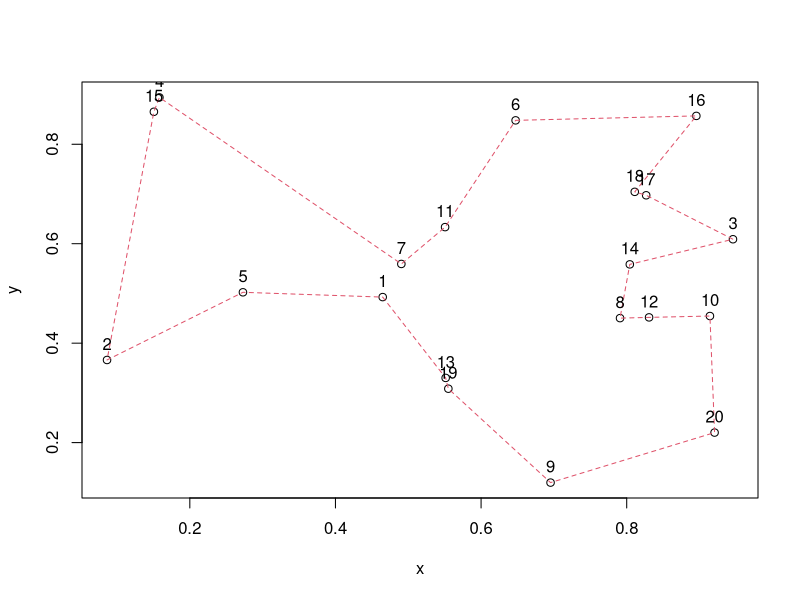
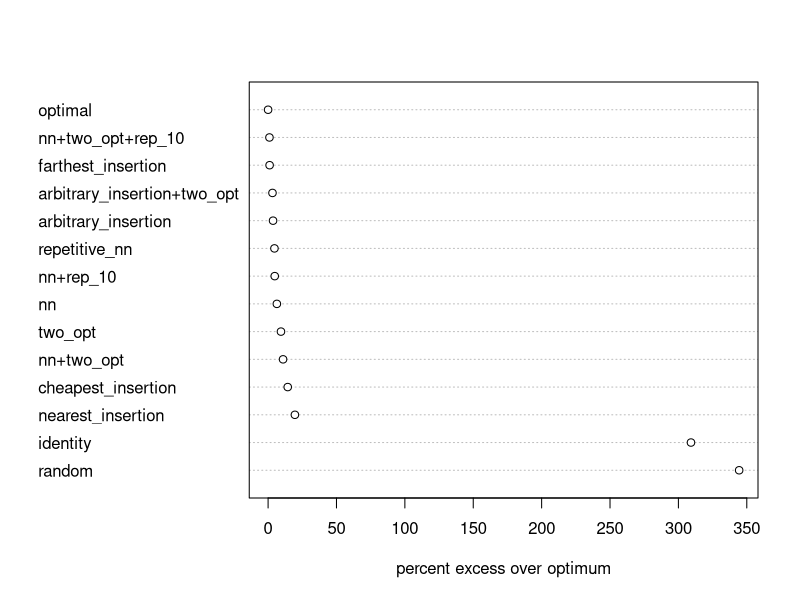

Generate these figures, in order, with R:
library(TSP)


### Name: solve_TSP
### Title: TSP solver interface
### Aliases: solve_TSP solve_TSP.TSP solve_TSP.ATSP
### Keywords: optimize

### ** Examples

## solve a simple Euclidean TSP (using the default method)
etsp <- ETSP(data.frame(x = runif(20), y = runif(20)))
tour <- solve_TSP(etsp)
tour
tour_length(tour)
plot(etsp, tour)


## compare methods
data("USCA50")
USCA50
methods <- c("identity", "random", "nearest_insertion",
  "cheapest_insertion", "farthest_insertion", "arbitrary_insertion",
  "nn", "repetitive_nn", "two_opt")

## calculate tours
tours <- lapply(methods, FUN = function(m) solve_TSP(USCA50, method = m))
names(tours) <- methods

## use the external solver which has to be installed separately
## Not run: 
##D tours$concorde  <- solve_TSP(USCA50, method = "concorde")
##D tours$linkern  <- solve_TSP(USCA50, method = "linkern")
## End(Not run)

## register a parallel backend to perform repetitions in parallel
## Not run: 
##D library(doParallel)
##D registerDoParallel()
## End(Not run)

## add some tours using repetition and two_opt refinements
tours$'nn+two_opt' <- solve_TSP(USCA50, method="nn", two_opt=TRUE)
tours$'nn+rep_10' <- solve_TSP(USCA50, method="nn", rep=10)
tours$'nn+two_opt+rep_10' <- solve_TSP(USCA50, method="nn", two_opt=TRUE, rep=10)
tours$'arbitrary_insertion+two_opt' <- solve_TSP(USCA50)

## show first tour
tours[[1]]

## compare tour lengths
opt <- 14497 # obtained by Concorde
tour_lengths <- c(sort(sapply(tours, tour_length), decreasing = TRUE),
  optimal = opt)
dotchart(tour_lengths/opt*100-100, xlab = "percent excess over optimum")
